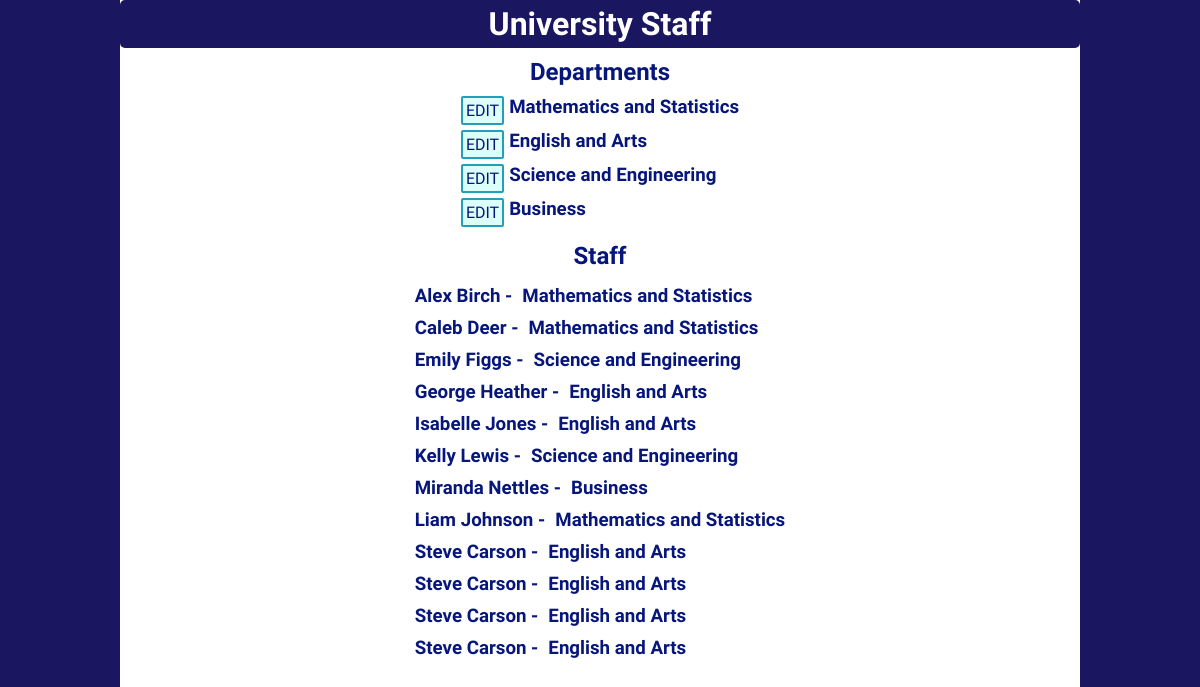
Page /dashboard.php on the committed database.
### tables this page shows
CREATE TABLE `departments` (
  `deptID` int NOT NULL,
  `deptName` varchar(50) NOT NULL,
  `deptPhone` varchar(20) NOT NULL,
  `deptEmail` varchar(50) NOT NULL,
  `deptOffice` varchar(100) NOT NULL
);

### dashboard.php (the view)
<?php
    echo '<!DOCTYPE html>
<html lang="en">
<head>
    <meta charset="UTF-8">
    <meta name="viewport" content="width=device-width, initial-scale=1.0">
    <link rel="stylesheet" href="style.css">
    <title>Document</title>
</head>
<body>
<div class="dash-wrapper">
<header>
<h1>University Staff</h1>
</header>';
include 'connection.php';
$sql = "SELECT deptName, deptId FROM departments";
$result = $conn->query($sql);
if ($result->num_rows > 0) {
    $deptEntry = "";
    $deptEntry .= "<h2 class='deptheading'>Departments</h2>";
    $deptEntry .= "<div class='departments'>";
    while($row = $result->fetch_assoc()) {
        $deptName = $row['deptName'];
        $deptId = $row['deptId'];
        $shortName = strtolower(substr($deptName, 0, 4));
        $deptEntry .= "<div class=dept-entry>";
        $deptEntry .= "<form method='get' id='dept$shortName' name='dept$shortName' action='department.php?deptid=" . "$deptId" ."'>";
        $deptEntry .= "<input type='submit' value='EDIT' class='button dept-entry-button'></input>";
        $deptEntry .= "<input name='deptid' id='deptid' value='$deptId' class='hidden'/>";
        $deptEntry .= "</form>";
        $deptEntry .= "<h3>$deptName</h3>";
        $deptEntry .= "</div>";
    }
    $deptEntry .= "</div>";
    echo $deptEntry;
}
$sql2 = "SELECT persFName, persLName, deptName FROM persons JOIN departments ON persons.persDept = departments.deptId";
$result2 = $conn->query($sql2);
if ($result2->num_rows > 0) {
    $persEntry = "<h2 class='deptheading'>Staff</h2>";
    $persEntry .= "<div class='staff'>";
    while($row = $result2->fetch_assoc()) {
        $persFName = $row["persFName"];
        $persLName = $row["persLName"];
        $persName = $persFName . " " . $persLName . " -";
        $persDept = $row["deptName"];
        $persEntry .= "<div class=dept-entry>";
        $persEntry.= "<h3>$persName</h3>";
        $persEntry .= "<h3>$persDept</h3>";
        $persEntry .= "</div>";
    }
    $persEntry .= "</div>";
    echo $persEntry;
}
echo '</div>
</body>
</html>';
?>

### style.css (style rules this page uses)
* { margin: 0; padding: 0; }
body, h1 { background-color: rgb(26, 22, 95); }
h1, footer { text-align: center; padding: 2em; }
.button { background-color: rgb(220, 255, 250); border-radius: 2px; border: 2px solid rgb(37, 159, 184); margin: 0px 5px 5px 0px; font-size: 16px; padding: 3px; }
h1, h2, h3, h4, h5, h6, .button, .dept-label { font-family: 'Patrick Hand', cursive; color: rgb(7, 22, 122); }
h1, p, label { color: white; }
h1 { padding: 5px; border-radius: 5px; }
.dash-wrapper { width: 80%; background-color:white; height: 100vh; margin: 0 auto; }
.dept-entry { display: flex; flex-direction: row; margin: 0 auto; }
.dept-entry-button, .dept-entry h3 { display: inline-block; }
.departments, .staff { width: fit-content; margin: 0 auto; }
.deptheading { text-align: center; padding: 10px; }
.staff h3 { padding: 5px; }

### rows in the picture
departments: deptName "Mathematics and Statistics"
departments: deptName "English and Arts"
departments: deptName "Science and Engineering"
departments: deptName "Business"

### other values in the picture
$persName "Alex Birch -"
$persDept "Mathematics and Statistics"
$persName "Caleb Deer -"
$persName "Emily Figgs -"
$persDept "Science and Engineering"
$persName "George Heather -"
$persDept "English and Arts"
$persName "Isabelle Jones -"
$persName "Kelly Lewis -"
$persName "Miranda Nettles -"
$persDept "Business"
$persName "Liam Johnson -"
$persName "Steve Carson -"
